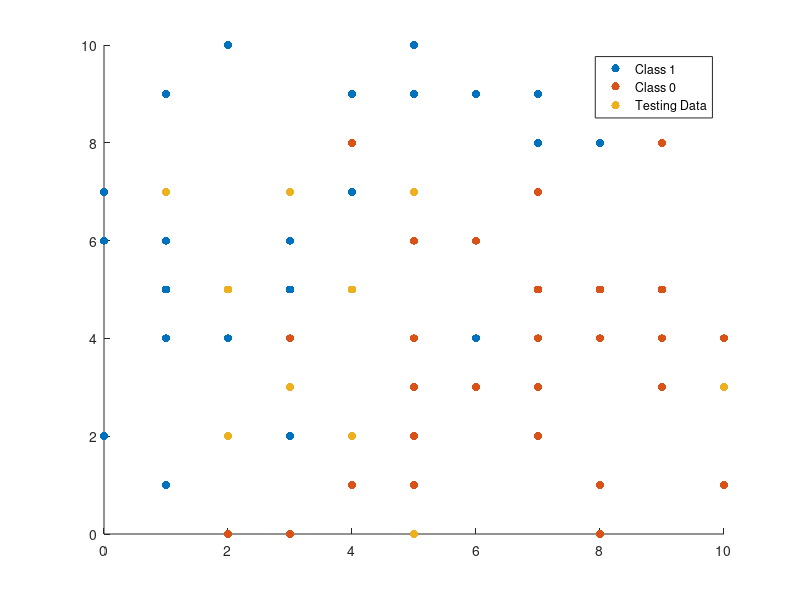

Write the MATLAB code that produced this figure. (Note: this script raises an error after producing the figure.)
%% ECEM146 Midterm
% Author: Thomas Kost
% UID: 504989794
% Date: 5/4/2020
%%%%%%%%%%%%%%%%%%%%%%%%%%%%%%%%%%%%%%%%%%%%%%%%%%%%%%%%%%%%%%%%%%%%%%%%%%%
clear, clc, close all;
%% P2:
data = dlmread('Q2data.csv');

%figure(3);
%scatter(data(:,1),data(:,2),[], data(:,3), 'filled');

%break into training and testing data
alpha = 5;
test_data = data(10*(alpha-1)+1:10*alpha,:);
training_data_1 = data(1:10*(alpha-1),:);
training_data_2 = data(10*alpha+1:end,:);
training_data = [training_data_1' training_data_2']';

%break into classes for plotting 
class1 = zeros(sum(training_data(:,3)),2);
j=1;
for i = 1: length(training_data)
    
    if(training_data(i,3) == 1)
        class1(j,:) = training_data(i,1:2);
        j = j+1;
    end
end

class0 = zeros(length(training_data)-sum(training_data(:,3)),2);
j=1;
for i = 1: length(training_data)
    if(training_data(i,3) == 0)
        class0(j,:) = training_data(i,1:2);
        j = j+1;
    end
end
%% 2A:
%plot
fig1 = figure(1);
hold on;
scatter(class1(:,1), class1(:,2), [], 'red', 'filled');
scatter(class0(:,1), class0(:,2), [], 'blue', 'filled');
scatter(test_data(:, 1), test_data(:, 2), [], 'cyan', 'filled');
hold off;
legend('Class 1', 'Class 0', 'Testing Data');
saveas(fig1, '2a.jpg');
%% 2B:
training_data_features = training_data(:,1:2);
training_data_labels = training_data(:,3);

testing_features = test_data(:,1:2);
testing_labels = test_data(:, 3);
predict_accuracy = zeros(9,1);
for k=1:9
prediction = knn_predict(testing_features, training_data_features, training_data_labels, k);
predict_accuracy(k) = accuracy(prediction, testing_labels);
end
fig2 = figure(2);
plot(predict_accuracy)
ylim([0,1]);
xlabel('k');
ylabel('Accuracy');
saveas(fig2, '2b.jpg');
%% KNN 
function acc = accuracy(prediction, test_labels)
    acc = sum(prediction'==test_labels)/length(test_labels);
end
function prediction = knn_predict(x_test,train_x, train_y, k)
    prediction(1:length(x_test)) =0;
    for i = 1:length(x_test)
        prediction(i) = classify_point_knn(x_test(i,:),train_x, train_y, k);
    end
end

function label = classify_point_knn (x,train_x, train_y, k)
    min_dist(1:k) = inf; %set all to inf
    min_index(1:k) = 0;
    
    for i =1:length(train_x)
        %calculate L1 Norm as distance
        dist = norm(x-train_x(i,:),1);
        max_dist_recorded = max(min_dist);
        %if smaller distance, replace largest index
        %note if tie, the smaller index remains as only replaces if
        %strictly greater than
        if max_dist_recorded > dist
            for j =1:k
                %if smaller than any of our recorded distances, record
                if(max_dist_recorded == min_dist(j))
                    min_dist(j) = dist;
                    min_index(j) = i;
                    break;
                end
           end
        end
    end
    
    %tally the results
    is_1 =0;
    is_0 =0;
    for n =1:k
        if(train_y(min_index(n)))%if 1
            is_1 = is_1+1;
        else
            is_0 = is_0 +1;
        end
    end
    
    %declare winner
    if(is_1 == is_0)
        label = 0;
    elseif (is_1 < is_0)
        label = 0;%0 majority
    else
        label = 1;%1 majority
    end
end
